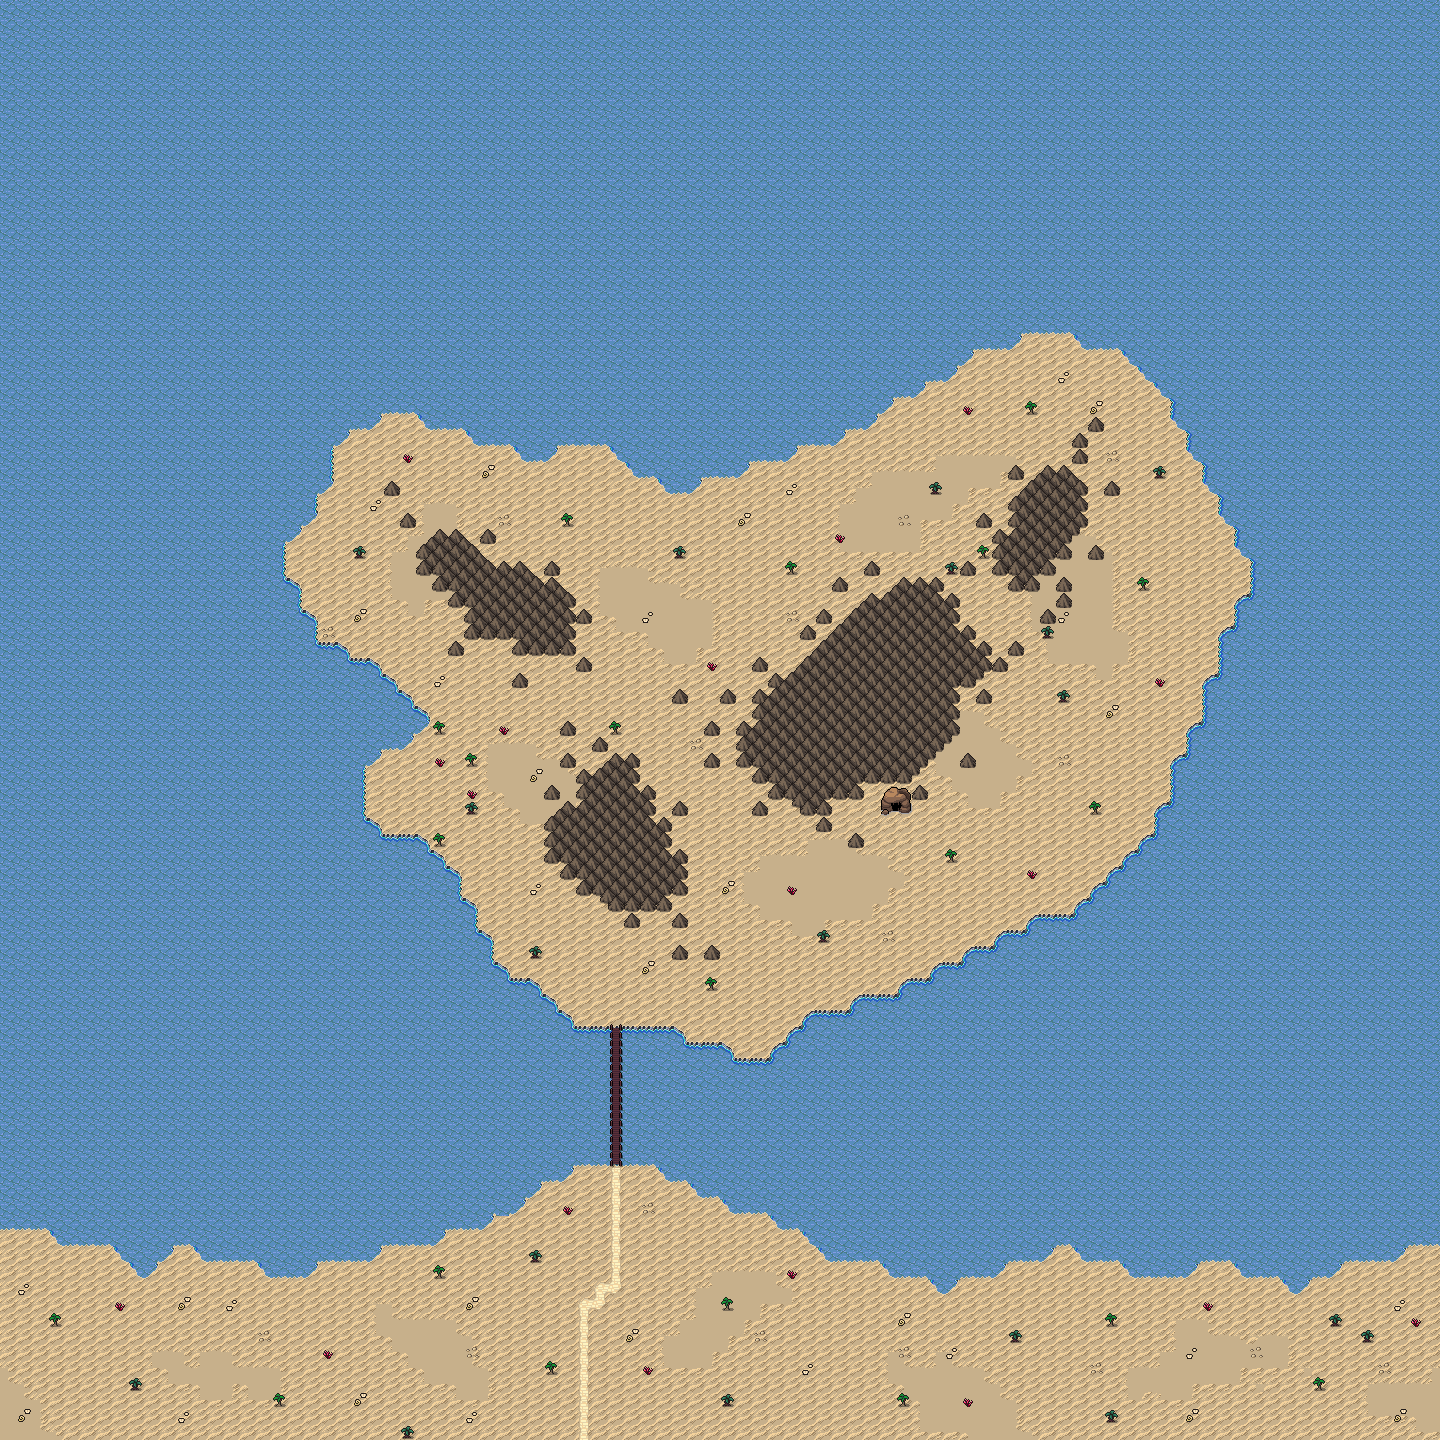

Below is a game level as drawn by its tile map, then a one-line description and the .tmx that defines it (tile-layer data replaced by summaries):
An orthogonal 90x90 tile map with 16x16 px tiles, 3 tile layers (Background, Ground, Clutter), 3 tilesets and 28 objects.

<map version="1.10" tiledversion="1.10.1" orientation="orthogonal" renderorder="right-down" width="90" height="90" tilewidth="16" tileheight="16" infinite="0" nextlayerid="7" nextobjectid="84">
 <editorsettings>
  <export target="wastetown..tmx" format="tmx" />
 </editorsettings>
 <tileset firstgid="1" source="../../../../common/maps/tileset/main.tsx" />
 <tileset firstgid="10113" source="../../../../common/maps/tileset/buildings.tsx" />
 <tileset firstgid="11905" source="../../../../common/maps/tileset/main-nocollide.tsx" />
 <layer id="1" name="Background" width="90" height="90">
  <data>[8100 cells, 8100 non-empty, 8 distinct tile ids]</data>
 </layer>
 <layer id="2" name="Ground" width="90" height="90">
  <data>[8100 cells, 3069 non-empty, 39 distinct tile ids]</data>
 </layer>
 <layer id="3" name="Clutter" width="90" height="90">
  <properties>
   <property name="spriteLayer" type="bool" value="true" />
  </properties>
  <data>[8100 cells, 487 non-empty, 35 distinct tile ids]</data>
 </layer>
 <objectgroup id="4" name="Objects">
  <object id="38" template="../../../../common/maps/obj/entry_up.tx" x="576.668" y="1439.31">
   <properties>
    <property name="teleport" value="" />
   </properties>
  </object>
  <object id="54" template="../../../../common/maps/obj/enemy.tx" x="607.332" y="1002.08">
   <properties>
    <property name="enemy" value="Homarid" />
    <property name="threatRange" type="int" value="50" />
   </properties>
  </object>
  <object id="56" template="../../../../common/maps/obj/gold.tx" x="998.083" y="622" />
  <object id="57" template="../../../../common/maps/obj/enemy.tx" x="433.667" y="1085.67">
   <properties>
    <property name="enemy" value="Jellyfish" />
    <property name="waypoints" value="69,72,70,71" />
   </properties>
  </object>
  <object id="59" template="../../../../common/maps/obj/enemy.tx" x="423.56" y="805.915">
   <properties>
    <property name="enemy" value="Homarid" />
   </properties>
  </object>
  <object id="60" template="../../obj/treasure.tx" x="376" y="796.5" />
  <object id="61" template="../../../../common/maps/obj/door_down.tx" x="888.667" y="814.333">
   <properties>
    <property name="teleport" value="../RioEdited/maps/map/merfolkpool/merfolkpool_6B.tmx" />
    <property name="teleportObjectId" value="55" />
   </properties>
  </object>
  <object id="62" template="../../../../common/maps/obj/enemy.tx" x="1068" y="375.999">
   <properties>
    <property name="enemy" value="Ancient Silver Dragon" />
    <property name="threatRange" type="int" value="50" />
   </properties>
  </object>
  <object id="63" template="../../../../common/maps/obj/enemy.tx" x="813.333" y="892">
   <properties>
    <property name="enemy" value="Homarid" />
    <property name="waypoints" value="63,81" />
   </properties>
  </object>
  <object id="64" template="../../../../common/maps/obj/enemy.tx" x="652" y="598.667">
   <properties>
    <property name="enemy" value="Homarid" />
    <property name="speedModifier" type="float" value="20" />
    <property name="threatRange" type="int" value="50" />
   </properties>
  </object>
  <object id="65" template="../../../../common/maps/obj/enemy.tx" x="319.333" y="580">
   <properties>
    <property name="enemy" value="Sea Monster" />
   </properties>
  </object>
  <object id="66" template="../../../../common/maps/obj/enemy.tx" x="374" y="1292.67">
   <properties>
    <property name="enemy" value="Scorpion" />
    <property name="waypoints" value="76,77,78,76" />
   </properties>
  </object>
  <object id="68" template="../../../../common/maps/obj/enemy.tx" x="660.667" y="1089.33">
   <properties>
    <property name="enemy" value="Jellyfish" />
    <property name="waypoints" value="70,71,69,72" />
   </properties>
  </object>
  <object id="69" template="../../../../common/maps/obj/waypoint.tx" x="441.333" y="1016.67" />
  <object id="70" template="../../../../common/maps/obj/waypoint.tx" x="976" y="1095.33" />
  <object id="71" template="../../../../common/maps/obj/waypoint.tx" x="845.333" y="1245.33" />
  <object id="72" template="../../../../common/maps/obj/waypoint.tx" x="388" y="1213.33" />
  <object id="73" template="../../../../common/maps/obj/manashards.tx" x="782" y="660" />
  <object id="74" template="../../../../common/maps/obj/manashards.tx" x="418" y="532" />
  <object id="75" template="../../../../common/maps/obj/manashards.tx" x="1169.33" y="521.333" />
  <object id="76" template="../../../../common/maps/obj/waypoint.tx" x="556" y="1301.33" />
  <object id="77" template="../../../../common/maps/obj/waypoint.tx" x="400.667" y="1409.33" />
  <object id="78" template="../../../../common/maps/obj/waypoint.tx" x="75.3333" y="1302" />
  <object id="79" template="../../../../common/maps/obj/enemy.tx" x="931.333" y="1343.33">
   <properties>
    <property name="enemy" value="Greater Sandwurm" />
    <property name="hidden" type="bool" value="true" />
    <property name="speedModifier" type="float" value="40" />
    <property name="threatRange" type="int" value="30" />
   </properties>
  </object>
  <object id="80" template="../../../../common/maps/obj/waypoint.tx" x="770.667" y="948.667" />
  <object id="81" template="../../../../common/maps/obj/waypoint.tx" x="980.667" y="779.333" />
  <object id="82" template="../../obj/treasure.tx" x="758" y="480" />
  <object id="83" template="../../../../common/maps/obj/gold.tx" x="1032.67" y="349.333" />
 </objectgroup>
</map>
